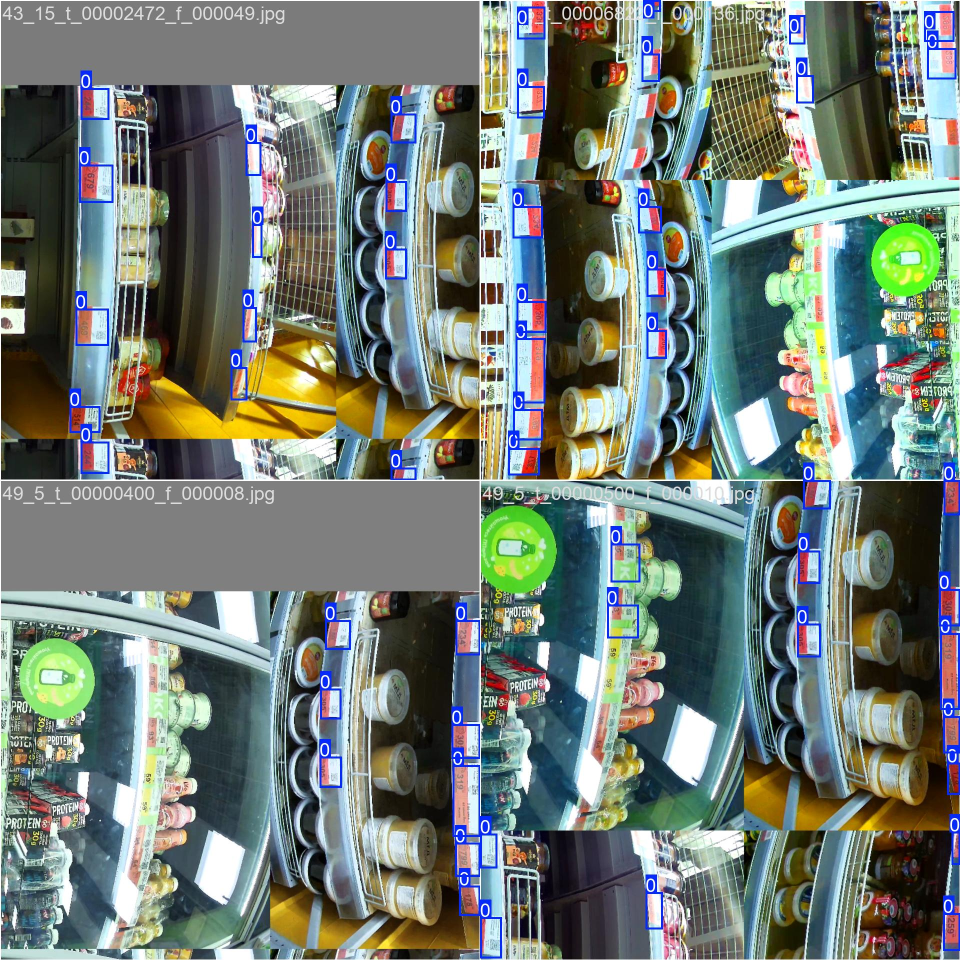
#> input picture runs/detect/price_tag_detector/train_batch0.jpg, 1920 x 1920 px (shown at 1/2 size)
$ python -i promo_price_parser.py   (imports and definitions only)
#> lines starting #> are read from the running program, lines starting #| are printed output that depends on the picture; after the words box and inside, x2 and y2 are one past the last pixel; in counts of white or black regions, pixels touching at a corner belong together
#> further down, picture is the input picture: shape (1920, 1920, 3); mean B, G, R 117.1, 123.9, 113.7
from __future__ import annotations

from dataclasses import dataclass, field
from pathlib import Path
from typing import Any
import re
import shutil
import subprocess
import tempfile

import cv2
import numpy as np

from cv_module.detection.candidate_merger import BoundingBox


@dataclass(frozen=True)
class PromoPriceParseResult:
    price_default: str | None = None
    price_card: str | None = None
    discount_amount: str | None = None
    confidence: float = 0.0
    orientation: str = "unknown"
    metadata: dict[str, Any] = field(default_factory=dict)
    debug_images: dict[str, np.ndarray] = field(default_factory=dict)

    # [20 lines left out: functions has_values, to_field_values, not called in this run]


class PromoPriceParser:
    """
    Специализированный парсер акционных ценников.

    Идея:
    - ищем красную/желтую акционную зону;
    - делим ценник на верхнюю и цветную часть;
    - в цветной зоне ищем скидку и цену по карте;
    - около границы зон ищем обычную цену.

    Это не заменяет общий OCR, а дополняет его для акционных ценников.
    """

    # [505 lines left out: functions __init__, parse, _parse_orientation, _find_promo_tag, _split_colored_zone, _detect_discount and 7 more, not called in this run]


def _make_digit_ocr_variants(image: np.ndarray) -> list[np.ndarray]:
    if image is None or image.size == 0:
        return []

    if len(image.shape) == 3:
        gray = cv2.cvtColor(image, cv2.COLOR_BGR2GRAY)
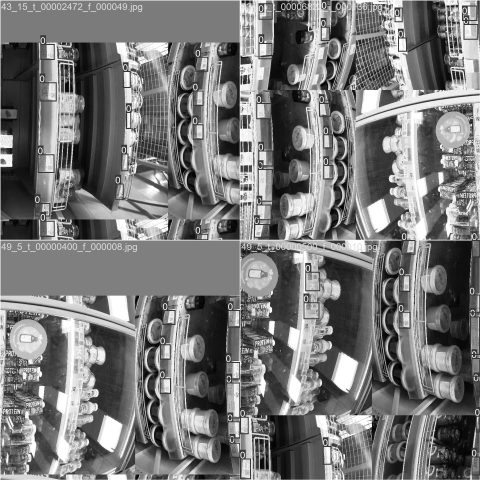
#> gray: shape (1920, 1920) (shown at 1/4 size); min 0, max 255, mean 120.1
    else:
        gray = image.copy()

    result: list[np.ndarray] = []

    for scale in (3.0, 4.0):
        scaled = cv2.resize(
            gray,
            None,
            fx=scale,
            fy=scale,
            interpolation=cv2.INTER_CUBIC,
        )

        blurred = cv2.GaussianBlur(scaled, (3, 3), 0)

        _, otsu = cv2.threshold(
            blurred,
            0,
            255,
            cv2.THRESH_BINARY + cv2.THRESH_OTSU,
        )

        adaptive = cv2.adaptiveThreshold(
            blurred,
            255,
            cv2.ADAPTIVE_THRESH_GAUSSIAN_C,
            cv2.THRESH_BINARY,
            41,
            7,
        )

        inverted_otsu = cv2.bitwise_not(otsu)
        inverted_adaptive = cv2.bitwise_not(adaptive)

        result.extend(
            [
                otsu,
                adaptive,
                inverted_otsu,
            ]
        )
#> this loop made 2 passes
#> pass 1, in _make_digit_ocr_variants, `_, otsu = cv2.threshold( blurred, 0, 255, cv2.THRESH_BINARY + cv2.THRE..`:
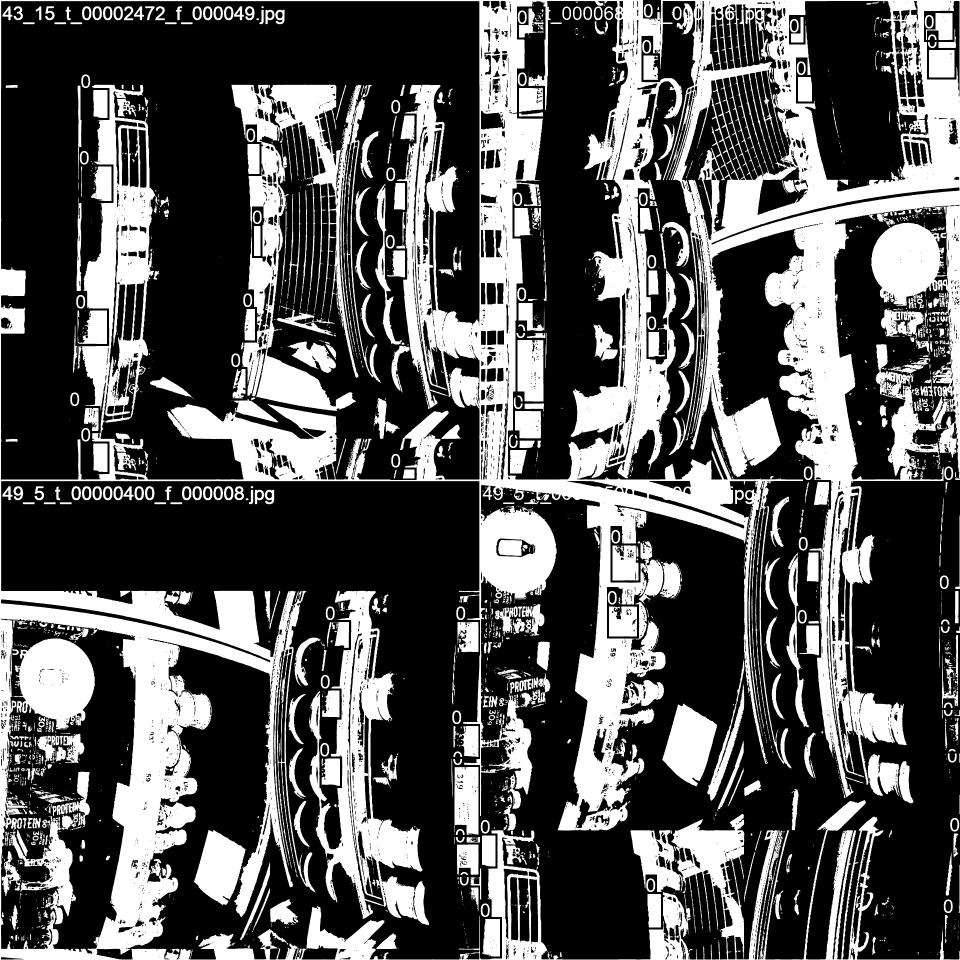
#> otsu: shape (5760, 5760) (shown at 1/6 size); 33.8% white; 2810 white regions (1219 under 20 px), largest, box (x1, y1, x2, y2) and area: (0, 0, 5760, 5760) 7875305, (1389, 508, 2168, 2465) 496411, (1854, 3545, 2576, 5551) 467344
#> after the loop:
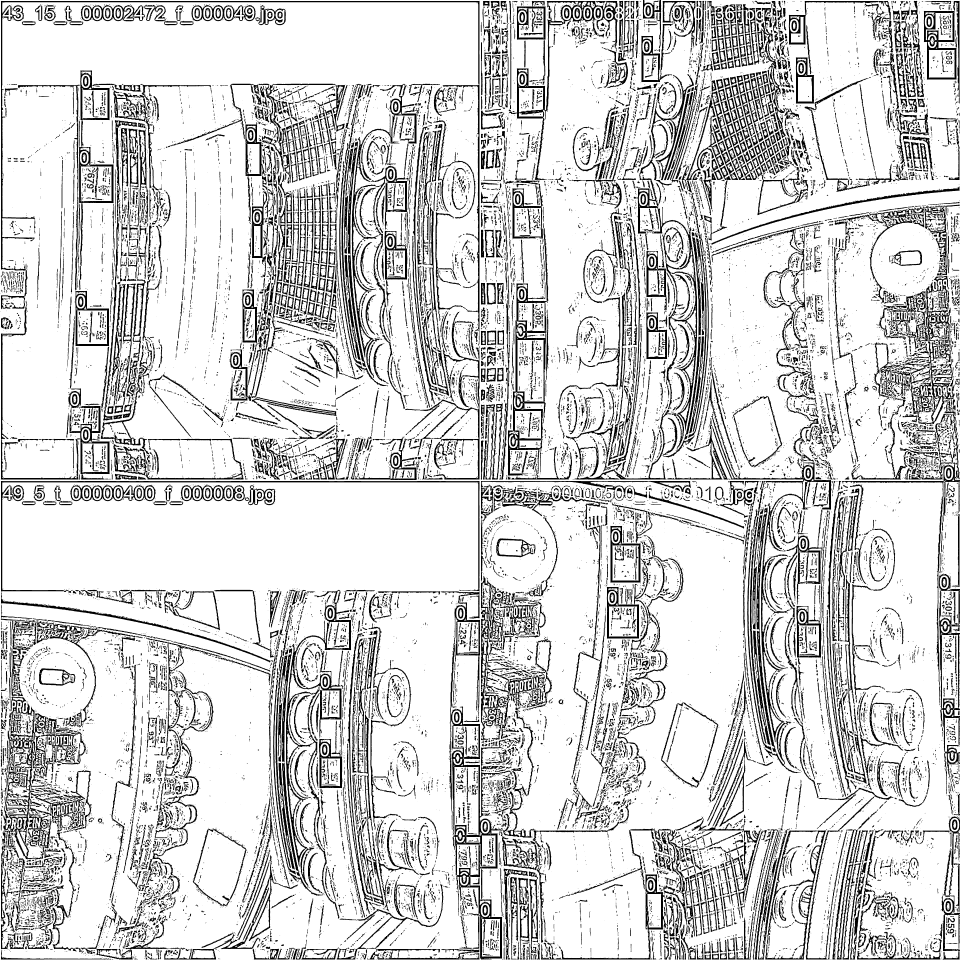
#> adaptive: shape (7680, 7680) (shown at 1/8 size); 82.7% white; 26982 black regions (11665 under 20 px), largest, box (x1, y1, x2, y2) and area: (7, 5573, 736, 7594) 186174, (3526, 4730, 4215, 7676) 175075, (7, 7, 3837, 2752) 127209
#> after the loop, result = 6 items

    return _deduplicate_images(result)


def _deduplicate_images(images: list[np.ndarray]) -> list[np.ndarray]:
    result: list[np.ndarray] = []
    seen: set[tuple[int, int, int]] = set()

    for image in images:
        marker = (
            image.shape[0],
            image.shape[1],
            int(np.mean(image)),
        )

        if marker in seen:
            continue

        seen.add(marker)
        result.append(image)
#> this loop made 6 passes
#> marker on passes 1 to 6: (5760, 5760, 86), (5760, 5760, 202), (5760, 5760, 168), (7680, 7680, 86), (7680, 7680, 210), (7680, 7680, 168)
#> after the loop, result = 6 items; seen = 6 items

    return result


# [104 lines left out: functions _digit_text_score, _extract_discount_from_text, _extract_price_from_digit_text, _extract_default_price_from_text, _contour_rectangularity, not called in this run]

>>> import cv2
>>> picture = cv2.imread('../../runs/detect/price_tag_detector/train_batch0.jpg')
>>> result = _make_digit_ocr_variants(picture)
#> result = 6 items
